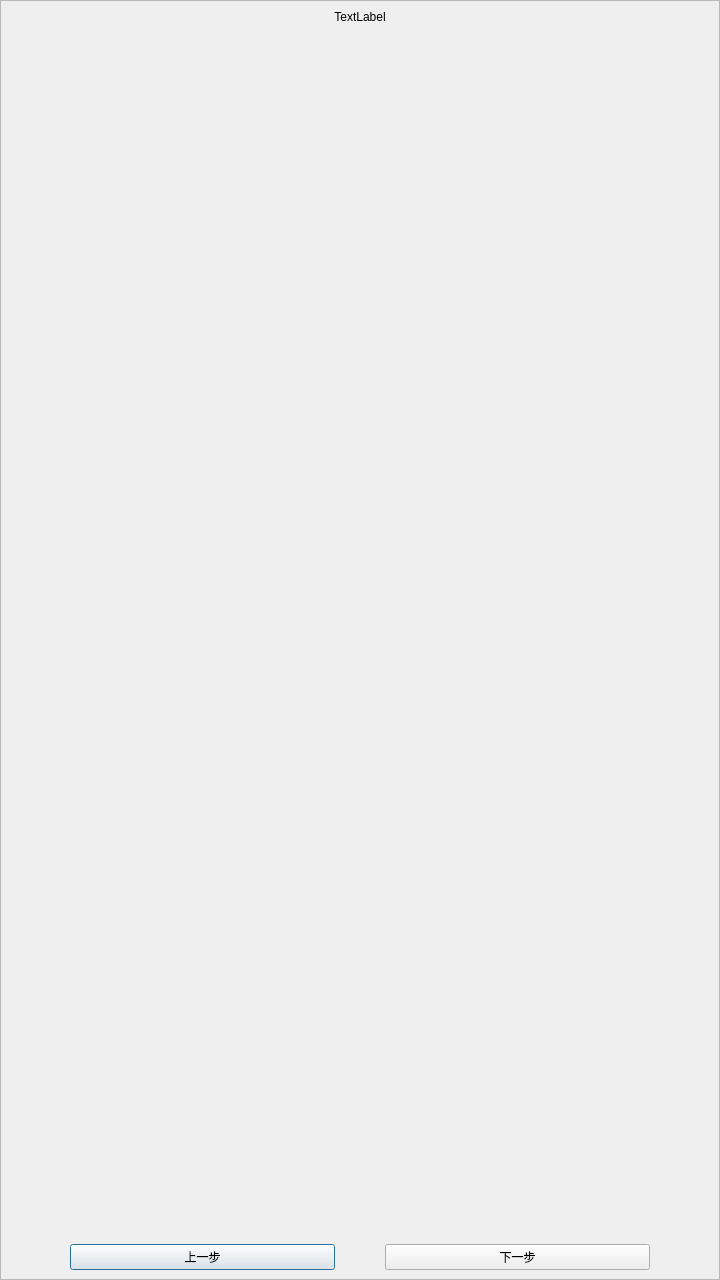
<?xml version="1.0" encoding="UTF-8"?>
<ui version="4.0">
 <class>GuideFrame</class>
 <widget class="QDialog" name="GuideFrame">
  <property name="geometry">
   <rect>
    <x>0</x>
    <y>0</y>
    <width>720</width>
    <height>1280</height>
   </rect>
  </property>
  <property name="windowTitle">
   <string>Form</string>
  </property>
  <layout class="QVBoxLayout" name="verticalLayout">
   <property name="spacing">
    <number>0</number>
   </property>
   <property name="leftMargin">
    <number>0</number>
   </property>
   <property name="topMargin">
    <number>0</number>
   </property>
   <property name="rightMargin">
    <number>0</number>
   </property>
   <property name="bottomMargin">
    <number>0</number>
   </property>
   <item>
    <widget class="QFrame" name="frame">
     <property name="frameShape">
      <enum>QFrame::StyledPanel</enum>
     </property>
     <property name="frameShadow">
      <enum>QFrame::Raised</enum>
     </property>
     <layout class="QVBoxLayout" name="verticalLayout_2">
      <item>
       <widget class="QLabel" name="title">
        <property name="text">
         <string>TextLabel</string>
        </property>
        <property name="alignment">
         <set>Qt::AlignCenter</set>
        </property>
       </widget>
      </item>
      <item>
       <widget class="QStackedWidget" name="stackedWidget">
        <property name="currentIndex">
         <number>-1</number>
        </property>
       </widget>
      </item>
      <item>
       <layout class="QHBoxLayout" name="horizontalLayout">
        <property name="spacing">
         <number>50</number>
        </property>
        <property name="leftMargin">
         <number>60</number>
        </property>
        <property name="topMargin">
         <number>0</number>
        </property>
        <property name="rightMargin">
         <number>60</number>
        </property>
        <item>
         <widget class="QPushButton" name="btpre">
          <property name="text">
           <string>上一步</string>
          </property>
         </widget>
        </item>
        <item>
         <widget class="QPushButton" name="btnext">
          <property name="text">
           <string>下一步</string>
          </property>
         </widget>
        </item>
       </layout>
      </item>
     </layout>
    </widget>
   </item>
  </layout>
 </widget>
 <resources/>
 <connections/>
</ui>
